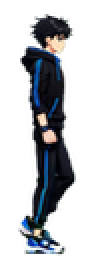
#> input picture game/chars/A.Ben/generated_actions/aben_action_1000_00.png, 47 x 134 px (shown 2 times larger)
$ python -i ltx_sprite_pipeline.py   (imports and definitions only)
#> lines starting #> are read from the running program, lines starting #| are printed output that depends on the picture
#> further down, picture is the input picture: PIL image 47x134 RGBA; mean R, G, B, A 13.2, 16.2, 19.6, 74.1
#!/usr/bin/env python3
"""Post-process Comfy/LTX videos into curated sprite-frame folders.

ComfyUI remains an external generator. This tool owns the deterministic steps
after a video exists: frame rip, review sheets, selected-frame promotion, and
manifest updates for the game-side SFF builder.
"""

from __future__ import annotations

import argparse
import json
import math
import shutil
import subprocess
import sys
from collections import deque
from datetime import datetime
from pathlib import Path
from typing import Any

import numpy as np
from PIL import Image, ImageDraw, ImageOps


REPO_ROOT = Path(__file__).resolve().parents[2]
DEFAULT_CHARACTER_ROOT = REPO_ROOT / "game" / "chars"
SUPPORTED_ACTIONS = {
    "idle",
    "crouch",
    "walk",
    "dash",
    "jump",
    "jump_forward",
    "jump_back",
    "punch",
    "kick",
}
DEFAULT_CELL_WIDTH = 512
DEFAULT_CELL_HEIGHT = 672


def _abs(path: Path | None) -> str | None:
    return str(path.resolve()) if path is not None else None


# [6 lines left out: function _portable_path, not called in this run]


def _character_folder_name(character: str) -> str:
    return character.strip().replace("/", "_").replace("\\", "_")


def _character_source_art_root(character: str) -> Path:
    return DEFAULT_CHARACTER_ROOT / _character_folder_name(character) / "source_art"


# [19 lines left out: functions _run, _require_file, _load_json, not called in this run]


def _write_json(path: Path, data: dict[str, Any]) -> None:
    path.parent.mkdir(parents=True, exist_ok=True)
    path.write_text(json.dumps(data, indent=2, ensure_ascii=False) + "\n", encoding="utf-8")


# [58 lines left out: functions _parse_rate, _video_info, _safe_reset_dir, not called in this run]


def _checkerboard(size: tuple[int, int], cell: int = 16) -> Image.Image:
#> called with size = (47, 134), cell = 16
    width, height = size
    image = Image.new("RGBA", size, (230, 230, 230, 255))
    draw = ImageDraw.Draw(image)
    for y in range(0, height, cell):
        for x in range(0, width, cell):
            if ((x // cell) + (y // cell)) % 2:
                draw.rectangle((x, y, x + cell - 1, y + cell - 1), fill=(200, 200, 200, 255))
    return image


def _flatten_for_preview(image: Image.Image, background: tuple[int, int, int] = (34, 38, 44)) -> Image.Image:
    rgba = image.convert("RGBA")
    if rgba.getchannel("A").getextrema()[0] == 255:
        return rgba.convert("RGB")
    base = _checkerboard(rgba.size)
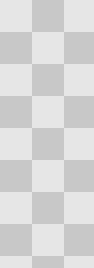
#> base: PIL image 47x134 RGBA (shown 2 times larger); mean R, G, B, A 215.2, 215.2, 215.2, 255
    base.alpha_composite(rgba)
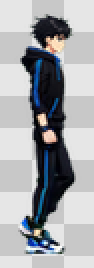
#> base: PIL image 47x134 RGBA (shown 2 times larger); mean R, G, B, A 163.9, 165.8, 169.2, 255
    return base.convert("RGB")


# [147 lines left out: functions _fit_frame, _remove_green_screen, _border_connected_mask, _remove_studio_background, _needs_background_cleanup, _drop_disconnected_alpha_debris and 1 more, not called in this run]


def _frame_paths(folder: Path) -> list[Path]:
    return sorted(folder.glob("*.png"))


# [389 lines left out: functions _write_preview_gif, _write_sheet, _write_cropped_sheet, _write_contact_sheet, _parse_selected, _read_prompt and 6 more, not called in this run]


# [2 lines not run here, left out]

>>> from PIL import Image
>>> picture = Image.open('../../game/chars/A.Ben/generated_actions/aben_action_1000_00.png')
>>> result = _flatten_for_preview(picture)
